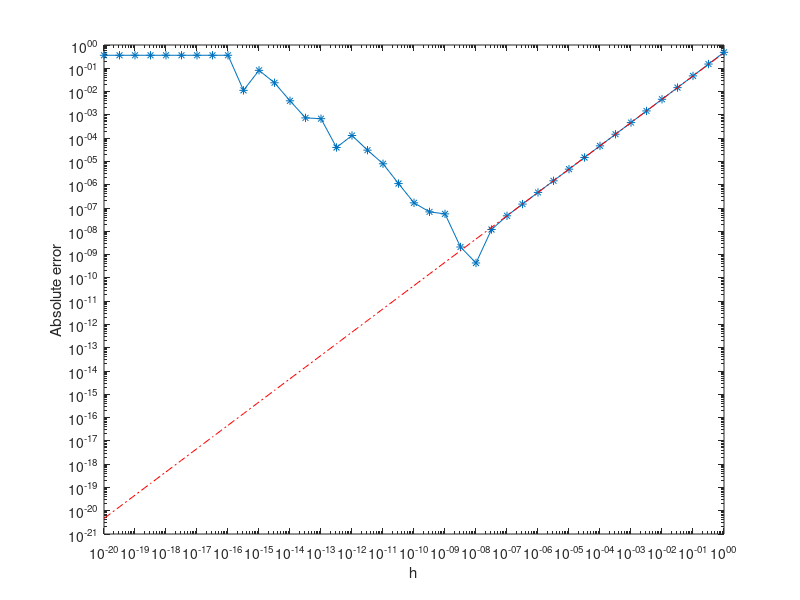

Recreate this plot in MATLAB.
% Here we desire to calculate the derivative of cosine at a point x_0
% by using the formula for the difference quotient (DQ).
% this script generates a log-log plot of the error versus h

x0 = 1.2;
f0 = sin(x0);
fp = cos(x0);
i = -20:0.5:0;                          % values for i range from -20 to 0
h = 10.^i;                              % ranging values of h
err = abs(fp - (sin(x0 + h) - f0)./h);  % absolute value of fp - DQ 
d_err = f0/2*h;
loglog (h, err,'-*');
hold on
loglog (h, d_err, 'r-.');
xlabel('h')
ylabel('Absolute error')
